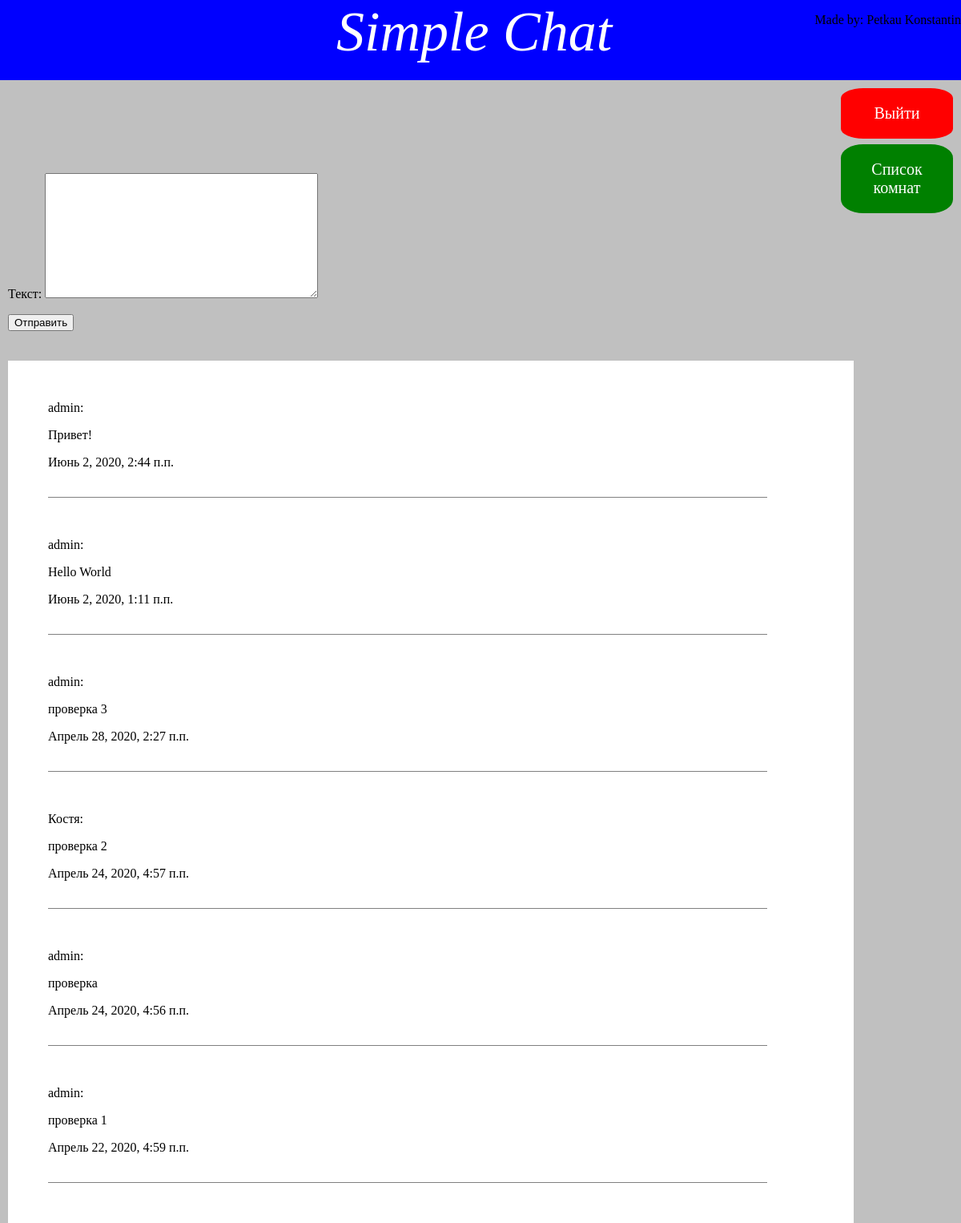
Page /chat/ (signed in) on the committed database.
### chat/models.py (models this page shows, shortened)
class Letter(models.Model):
	text = models.TextField(max_length = 600, verbose_name = 'Текст')
	author = models.ForeignKey(User, on_delete = models.CASCADE, verbose_name = 'Автор')
	date = models.DateTimeField(auto_now_add = True, verbose_name = 'Дата написания сообщения')
	class Meta:
		verbose_name = 'Сообщение'
		verbose_name_plural = 'Сообщения'
		ordering = ['-date']

### chat/views.py (the view, shortened to what this page needs)
# urls.py: path('chat/', views.Chat.as_view(), name = 'chat'),
class Chat(LoginRequiredMixin, CreateView):
	template_name = 'chat.html'
	model = Letter
	form_class = LetterForm
	success_url = '/chat/'
	def get_context_data(self, *args, **kwargs):
		context = super().get_context_data(**kwargs)
		context['letter'] = Letter.objects.all()
		return context

### chat/forms.py
class LetterForm(ModelForm):
	class Meta:
		model = Letter
		fields = ['text']

### template/chat.html (shortened to what this page needs)
{%extends "main.html"%}
{%block content%}
<a class = 'logout_chat_button' href = '{%url "chat:logout"%}'>Выйти</a>
<a class = 'change_room_button' href = '{%url "chat:rooms_list"%}'>Список комнат</a>
<div class = 'new_letter'>
	<form method = 'POST'>
		{{form.as_p}}
		<input type = submit value = Отправить>
	</form>
</div>
<div class = 'div_chat'>
	{%for i in letter%}
	<div class = 'div_chat_letter'>
		<p>{{i.author}}:<p>
		<p>{{i.text}}</p>
		<p>{{i.date}}</p><br>
	</div>
	{%endfor%}
</div>
{%endblock content%}

### static/style.css (style rules this page uses)
body { margin: 0; padding: 0; background-color: #C0C0C0 }
.new_letter { position:absolute; top : 200px; left: 10px; height: 300px; width: 700px; }
.logout_chat_button { text-decoration: none; color: white; font-size: 20px; border-radius: 20%; background-color: red; padding: 20px; width: 100px; text-align: center; position: absolute; right:10px; top: 110px; }
.div_chat { position: absolute; top: 450px; left:10px; background-color: white; width: 88%; }
.div_chat_letter { margin: 50px; width: 85%; border-bottom: 0.5px solid gray; }
.change_room_button { text-decoration: none; color: white; font-size: 20px; border-radius: 20%; background-color: green; padding: 20px; width: 100px; text-align: center; position: absolute; right:10px; top: 180px; }

### rows in the picture
Letter: author "admin", text "Привет!", date "Июнь 2, 2020, 2:44 п.п."
Letter: author "admin", text "Hello World", date "Июнь 2, 2020, 1:11 п.п."
Letter: author "admin", text "проверка 3", date "Апрель 28, 2020, 2:27 п.п."
Letter: author "Костя", text "проверка 2", date "Апрель 24, 2020, 4:57 п.п."
Letter: author "admin", text "проверка", date "Апрель 24, 2020, 4:56 п.п."
Letter: author "admin", text "проверка 1", date "Апрель 22, 2020, 4:59 п.п."
